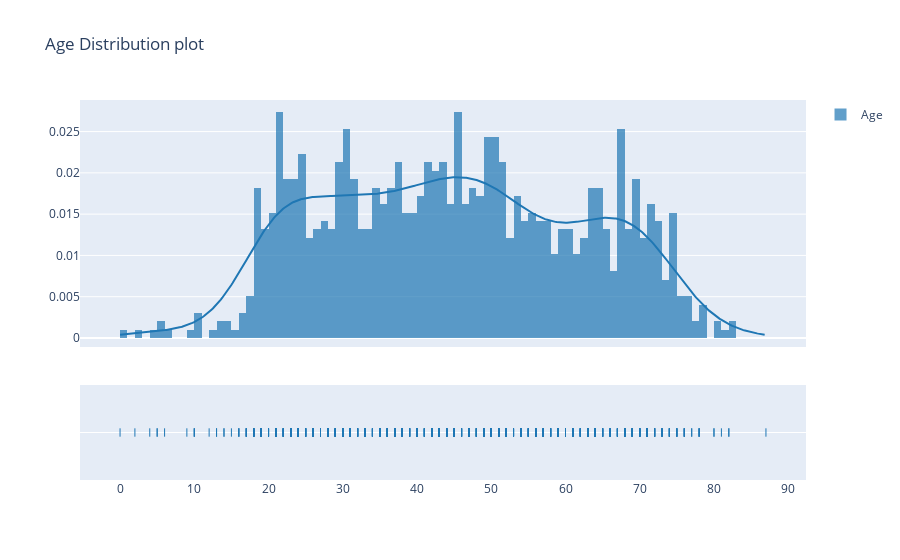

The notebook cell this image was saved under:
### Markdown cell above
# Is Age and Sex an indicator for survival?

### Code cell
hist_data =[ds["Age"].values]
group_labels = ['Age'] 

fig = ff.create_distplot(hist_data, group_labels)
fig.update_layout(title_text='Age Distribution plot')

fig.show()

### Figure 1 — Plotly figure (JSON) as saved in the notebook; plotly's stock layout.template omitted (floating-point values rounded to 4 significant figures; data arrays with more than 128 entries replaced by an {"elided": "..."} marker saying what was removed)
{"data": [{"autobinx": false, "histnorm": "probability density", "legendgroup": "Age", "marker": {"color": "rgb(31, 119, 180)"}, "name": "Age", "opacity": 0.7, "type": "histogram", "x": {"elided": "989 int values"}, "xaxis": "x", "xbins": {"end": 87, "size": 1, "start": 0}, "yaxis": "y"}, {"legendgroup": "Age", "marker": {"color": "rgb(31, 119, 180)"}, "mode": "lines", "name": "Age", "showlegend": false, "type": "scatter", "x": {"elided": "500 float values"}, "xaxis": "x", "y": {"elided": "500 float values"}, "yaxis": "y"}, {"legendgroup": "Age", "marker": {"color": "rgb(31, 119, 180)", "symbol": "line-ns-open"}, "mode": "markers", "name": "Age", "showlegend": false, "type": "scatter", "x": {"elided": "989 int values"}, "xaxis": "x", "y": {"elided": "989 str values"}, "yaxis": "y2"}], "layout": {"barmode": "overlay", "hovermode": "closest", "legend": {"traceorder": "reversed"}, "title": {"text": "Age Distribution plot"}, "xaxis": {"anchor": "y2", "domain": [0, 1], "zeroline": false}, "yaxis": {"anchor": "free", "domain": [0.35, 1], "position": 0}, "yaxis2": {"anchor": "x", "domain": [0, 0.25], "dtick": 1, "showticklabels": false}}}
